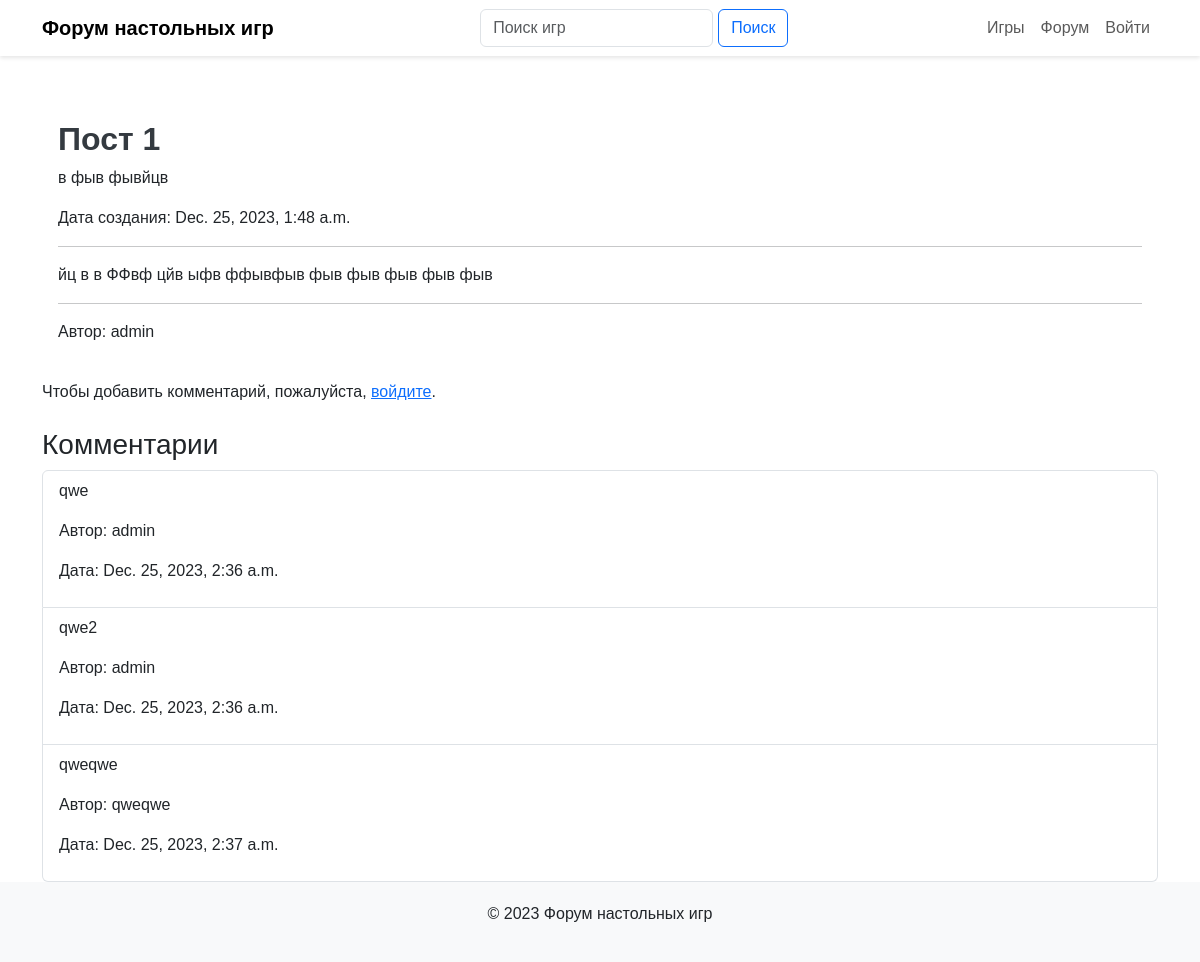
Screenshot of /forum/1 with the database file from the repository.
### forum/models.py (models this page shows, shortened)
class Post(models.Model):
    title = models.CharField(max_length=150, verbose_name='Заголовок')
    description = models.TextField(verbose_name='Описание')
    created_at = models.DateTimeField(auto_now_add=True, verbose_name='Дата создания')
    game = models.ForeignKey(Game, on_delete=models.CASCADE, verbose_name='Игра')
    text = models.TextField(verbose_name='Текст')
    user = models.ForeignKey(User, on_delete=models.CASCADE, verbose_name='Пользователь')
    class Meta:
        verbose_name = 'Пост на форуме'
        verbose_name_plural = 'Посты на форуме'

class Review(models.Model):
    game = models.ForeignKey(Game, on_delete=models.CASCADE, related_name='reviews', verbose_name='Игра')
    user = models.ForeignKey(User, on_delete=models.CASCADE, verbose_name='Пользователь')
    text = models.TextField(verbose_name='Комментарий')
    created_at = models.DateTimeField(auto_now_add=True, verbose_name='Дата создания')
    class Meta:
        verbose_name = 'Комментарий'
        verbose_name_plural = 'Комментарий'

### forum/views/post_detail.py (the view)
# urls.py: path('forum/<int:pk>', views.PostDetailView.as_view(), name='post_detail'),
class PostDetailView(DetailView):
    model = Post
    template_name = 'forum/post_detail.html'
    context_object_name = 'post'
    def get_context_data(self, **kwargs):
        context = super().get_context_data(**kwargs)
        context['reviews'] = Review.objects.filter(game=self.object.game)
        return context
    def post(self, request, *args, **kwargs):
        post = self.get_object()
        text = request.POST.get('text')
        if text:
            Review.objects.create(game=post.game, user=request.user, text=text)
        return redirect('post_detail', post.id)

### forum/templates/forum/post_detail.html
{% extends 'forum/base.html' %}
{% block content %}
    <div class="container mt-5">
        <div class="card">
            <div class="card-body">
                <h2 class="card-title">{{ post.title }}</h2>
                <p class="card-text">{{ post.description }}</p>
                <p class="card-text">Дата создания: {{ post.created_at }}</p>
                <hr>
                <p class="card-text">{{ post.text }}</p>
                <hr>
                <p class="card-text">Автор: {{ post.user.username }}</p>
            </div>
        </div>
        {% if user.is_authenticated %}
            <div class="mt-4">
                <h3>Добавить комментарий</h3>
                <form method="post" action="" class="col-md-6">
                    {% csrf_token %}
                    <textarea class="form-control" name="text" rows="4" placeholder="Введите ваш комментарий"></textarea>
                    <button type="submit" class="btn btn-primary mt-3">Отправить</button>
                </form>
            </div>
        {% else %}
            <p>Чтобы добавить комментарий, пожалуйста, <a href="{% url 'login' %}">войдите</a>.</p>
        {% endif %}
        {% if reviews %}
            <div class="mt-4">
                <h3>Комментарии</h3>
                <ul class="list-group">
                    {% for review in reviews %}
                        <li class="list-group-item">
                            <p>{{ review.text }}</p>
                            <p>Автор: {{ review.user.username }}</p>
                            <p>Дата: {{ review.created_at }}</p>
                        </li>
                    {% endfor %}
                </ul>
            </div>
        {% else %}
            <p class="mt-4">Комментариев ещё нет, станьте первым!</p>
        {% endif %}
    </div>
{% endblock %}

### forum/static/forum/css/style.css (style rules this page uses)
body { padding-top: 56px; font-family: Arial, sans-serif; }
.card { margin-bottom: 20px; border: none; transition: box-shadow 0.3s; }
.card-title { font-weight: bold; color: #343a40; }

### rows the page displays
Post: title "Пост 1", description "в фыв фывйцв", created_at "Dec. 25, 2023, 1:48 a.m.", text "йц в в ФФвф цйв ыфв ффывфыв фыв фыв фыв фыв фыв", user.username "admin"
Review: text "qwe", user.username "admin", created_at "Dec. 25, 2023, 2:36 a.m."
Review: text "qwe2", user.username "admin", created_at "Dec. 25, 2023, 2:36 a.m."
Review: text "qweqwe", user.username "qweqwe", created_at "Dec. 25, 2023, 2:37 a.m."
